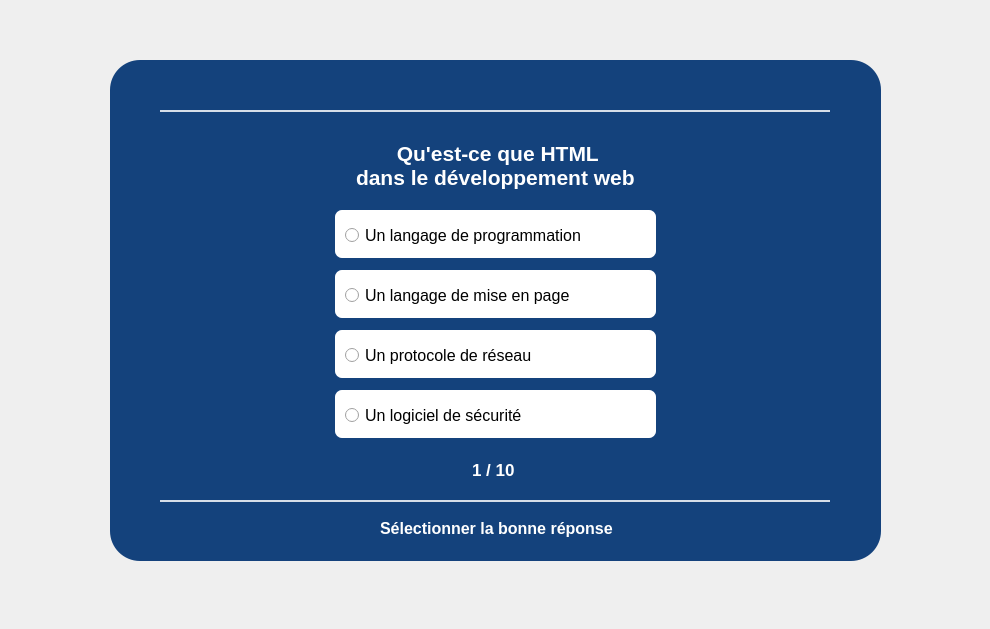
<?xml version="1.0" encoding="UTF-8"?>
<ui version="4.0">
 <class>Page_1</class>
 <widget class="QDialog" name="Page_1">
  <property name="enabled">
   <bool>true</bool>
  </property>
  <property name="geometry">
   <rect>
    <x>0</x>
    <y>0</y>
    <width>990</width>
    <height>629</height>
   </rect>
  </property>
  <property name="windowTitle">
   <string>Dialog</string>
  </property>
  <widget class="QWidget" name="widget" native="true">
   <property name="geometry">
    <rect>
     <x>10</x>
     <y>20</y>
     <width>951</width>
     <height>581</height>
    </rect>
   </property>
   <property name="cursor">
    <cursorShape>ArrowCursor</cursorShape>
   </property>
   <property name="styleSheet">
    <string notr="true">QPushButton#pushButton{
	background-color: qlineargradient(spread:pad, x1:0, y1:0, x2:1, y2:1, stop:0 rgba(0, 0, 106, 255), stop:1 rgba(41, 184, 255, 255));
	color: rgba(255, 255, 255, 210);
	border-radius: 5px;
}

QPushButton#pushButton:hover{
	background-color: qlineargradient(spread:pad, x1:0, y1:0.505682, x2:1, y2:0.477, stop:0 rgba(41, 184, 255, 255), stop:1 rgba(0, 0, 106, 255));
}

QPushButton#pushButton:pressed{
	padding-left: 5px;
	padding-top: 5px;
	background-color: qlineargradient(spread:pad, x1:0, y1:0, x2:1, y2:1, stop:0 rgba(0, 0, 106, 255), stop:1 rgba(41, 184, 255, 255));
}


</string>
   </property>
   <widget class="QLabel" name="label_5">
    <property name="geometry">
     <rect>
      <x>100</x>
      <y>40</y>
      <width>771</width>
      <height>501</height>
     </rect>
    </property>
    <property name="styleSheet">
     <string notr="true">background-color: rgb(20, 66, 124);
border-radius: 30px;</string>
    </property>
    <property name="text">
     <string/>
    </property>
   </widget>
   <widget class="QLabel" name="label">
    <property name="geometry">
     <rect>
      <x>150</x>
      <y>90</y>
      <width>670</width>
      <height>2</height>
     </rect>
    </property>
    <property name="styleSheet">
     <string notr="true">background-color: rgba(255, 255, 255, 210);
border-radius: 50px;</string>
    </property>
    <property name="text">
     <string/>
    </property>
   </widget>
   <widget class="QLabel" name="label_2">
    <property name="geometry">
     <rect>
      <x>150</x>
      <y>480</y>
      <width>670</width>
      <height>2</height>
     </rect>
    </property>
    <property name="styleSheet">
     <string notr="true">background-color: rgba(255, 255, 255, 210);
border-radius: 50px;</string>
    </property>
    <property name="text">
     <string/>
    </property>
   </widget>
   <widget class="QLabel" name="label_3">
    <property name="geometry">
     <rect>
      <x>325</x>
      <y>190</y>
      <width>321</width>
      <height>48</height>
     </rect>
    </property>
    <property name="styleSheet">
     <string notr="true">background-color: rgba(255, 255, 255, 255);
border-radius: 7px;</string>
    </property>
    <property name="text">
     <string/>
    </property>
   </widget>
   <widget class="QLabel" name="label_4">
    <property name="geometry">
     <rect>
      <x>325</x>
      <y>250</y>
      <width>321</width>
      <height>48</height>
     </rect>
    </property>
    <property name="styleSheet">
     <string notr="true">background-color: rgba(255, 255, 255, 255);
border-radius: 7px;</string>
    </property>
    <property name="text">
     <string/>
    </property>
   </widget>
   <widget class="QLabel" name="label_6">
    <property name="geometry">
     <rect>
      <x>325</x>
      <y>310</y>
      <width>321</width>
      <height>48</height>
     </rect>
    </property>
    <property name="styleSheet">
     <string notr="true">background-color: rgba(255, 255, 255, 255);
border-radius: 7px;</string>
    </property>
    <property name="text">
     <string/>
    </property>
   </widget>
   <widget class="QLabel" name="label_7">
    <property name="geometry">
     <rect>
      <x>325</x>
      <y>370</y>
      <width>321</width>
      <height>48</height>
     </rect>
    </property>
    <property name="styleSheet">
     <string notr="true">background-color: rgba(255, 255, 255, 255);
border-radius: 7px;</string>
    </property>
    <property name="text">
     <string/>
    </property>
   </widget>
   <widget class="QLabel" name="label_8">
    <property name="geometry">
     <rect>
      <x>370</x>
      <y>500</y>
      <width>241</width>
      <height>17</height>
     </rect>
    </property>
    <property name="font">
     <font>
      <pointsize>12</pointsize>
      <weight>75</weight>
      <bold>true</bold>
     </font>
    </property>
    <property name="styleSheet">
     <string notr="true">color : white;</string>
    </property>
    <property name="text">
     <string>Sélectionner la bonne réponse</string>
    </property>
   </widget>
   <widget class="QPushButton" name="GaucheNon_pushButton">
    <property name="enabled">
     <bool>false</bool>
    </property>
    <property name="geometry">
     <rect>
      <x>420</x>
      <y>430</y>
      <width>41</width>
      <height>41</height>
     </rect>
    </property>
    <property name="cursor">
     <cursorShape>PointingHandCursor</cursorShape>
    </property>
    <property name="styleSheet">
     <string notr="true">border: none;
</string>
    </property>
    <property name="text">
     <string/>
    </property>
    <property name="icon">
     <iconset>
      <normaloff>../gauche.png</normaloff>../gauche.png</iconset>
    </property>
    <property name="iconSize">
     <size>
      <width>40</width>
      <height>40</height>
     </size>
    </property>
   </widget>
   <widget class="QPushButton" name="DroiteTo2_pushButton">
    <property name="geometry">
     <rect>
      <x>510</x>
      <y>430</y>
      <width>41</width>
      <height>41</height>
     </rect>
    </property>
    <property name="cursor">
     <cursorShape>PointingHandCursor</cursorShape>
    </property>
    <property name="styleSheet">
     <string notr="true">border: none;
</string>
    </property>
    <property name="text">
     <string/>
    </property>
    <property name="icon">
     <iconset>
      <normaloff>../droite.png</normaloff>../droite.png</iconset>
    </property>
    <property name="iconSize">
     <size>
      <width>40</width>
      <height>40</height>
     </size>
    </property>
   </widget>
   <widget class="QLabel" name="label_9">
    <property name="geometry">
     <rect>
      <x>462</x>
      <y>441</y>
      <width>51</width>
      <height>17</height>
     </rect>
    </property>
    <property name="font">
     <font>
      <pointsize>13</pointsize>
      <weight>75</weight>
      <bold>true</bold>
     </font>
    </property>
    <property name="styleSheet">
     <string notr="true">color: white;</string>
    </property>
    <property name="text">
     <string>1 / 10</string>
    </property>
   </widget>
   <widget class="QRadioButton" name="Q1_R1_radioButton">
    <property name="geometry">
     <rect>
      <x>335</x>
      <y>205</y>
      <width>251</width>
      <height>21</height>
     </rect>
    </property>
    <property name="font">
     <font>
      <pointsize>12</pointsize>
      <weight>50</weight>
      <bold>false</bold>
     </font>
    </property>
    <property name="text">
     <string>Un langage de programmation</string>
    </property>
   </widget>
   <widget class="QRadioButton" name="Q1_R2_radioButton_2">
    <property name="geometry">
     <rect>
      <x>335</x>
      <y>265</y>
      <width>231</width>
      <height>21</height>
     </rect>
    </property>
    <property name="font">
     <font>
      <pointsize>12</pointsize>
      <weight>50</weight>
      <bold>false</bold>
     </font>
    </property>
    <property name="text">
     <string>Un langage de mise en page</string>
    </property>
   </widget>
   <widget class="QRadioButton" name="Q1_R3_radioButton">
    <property name="geometry">
     <rect>
      <x>335</x>
      <y>325</y>
      <width>201</width>
      <height>21</height>
     </rect>
    </property>
    <property name="font">
     <font>
      <pointsize>12</pointsize>
      <weight>50</weight>
      <bold>false</bold>
     </font>
    </property>
    <property name="text">
     <string>Un protocole de réseau</string>
    </property>
   </widget>
   <widget class="QRadioButton" name="Q1_R4_radioButton">
    <property name="geometry">
     <rect>
      <x>335</x>
      <y>385</y>
      <width>191</width>
      <height>21</height>
     </rect>
    </property>
    <property name="font">
     <font>
      <pointsize>12</pointsize>
      <weight>50</weight>
      <bold>false</bold>
     </font>
    </property>
    <property name="text">
     <string>Un logiciel de sécurité</string>
    </property>
   </widget>
   <widget class="QLabel" name="label_10">
    <property name="geometry">
     <rect>
      <x>346</x>
      <y>120</y>
      <width>281</width>
      <height>51</height>
     </rect>
    </property>
    <property name="font">
     <font>
      <pointsize>16</pointsize>
      <weight>75</weight>
      <bold>true</bold>
     </font>
    </property>
    <property name="styleSheet">
     <string notr="true">color: white;
</string>
    </property>
    <property name="text">
     <string>       Qu'est-ce que HTML
dans le développement web ?</string>
    </property>
   </widget>
   <zorder>label_5</zorder>
   <zorder>label_7</zorder>
   <zorder>label_6</zorder>
   <zorder>label_4</zorder>
   <zorder>label_3</zorder>
   <zorder>Q1_R1_radioButton</zorder>
   <zorder>Q1_R2_radioButton_2</zorder>
   <zorder>Q1_R3_radioButton</zorder>
   <zorder>Q1_R4_radioButton</zorder>
   <zorder>label_8</zorder>
   <zorder>label_2</zorder>
   <zorder>GaucheNon_pushButton</zorder>
   <zorder>label_9</zorder>
   <zorder>DroiteTo2_pushButton</zorder>
   <zorder>label_10</zorder>
   <zorder>label</zorder>
  </widget>
 </widget>
 <resources/>
 <connections/>
</ui>
